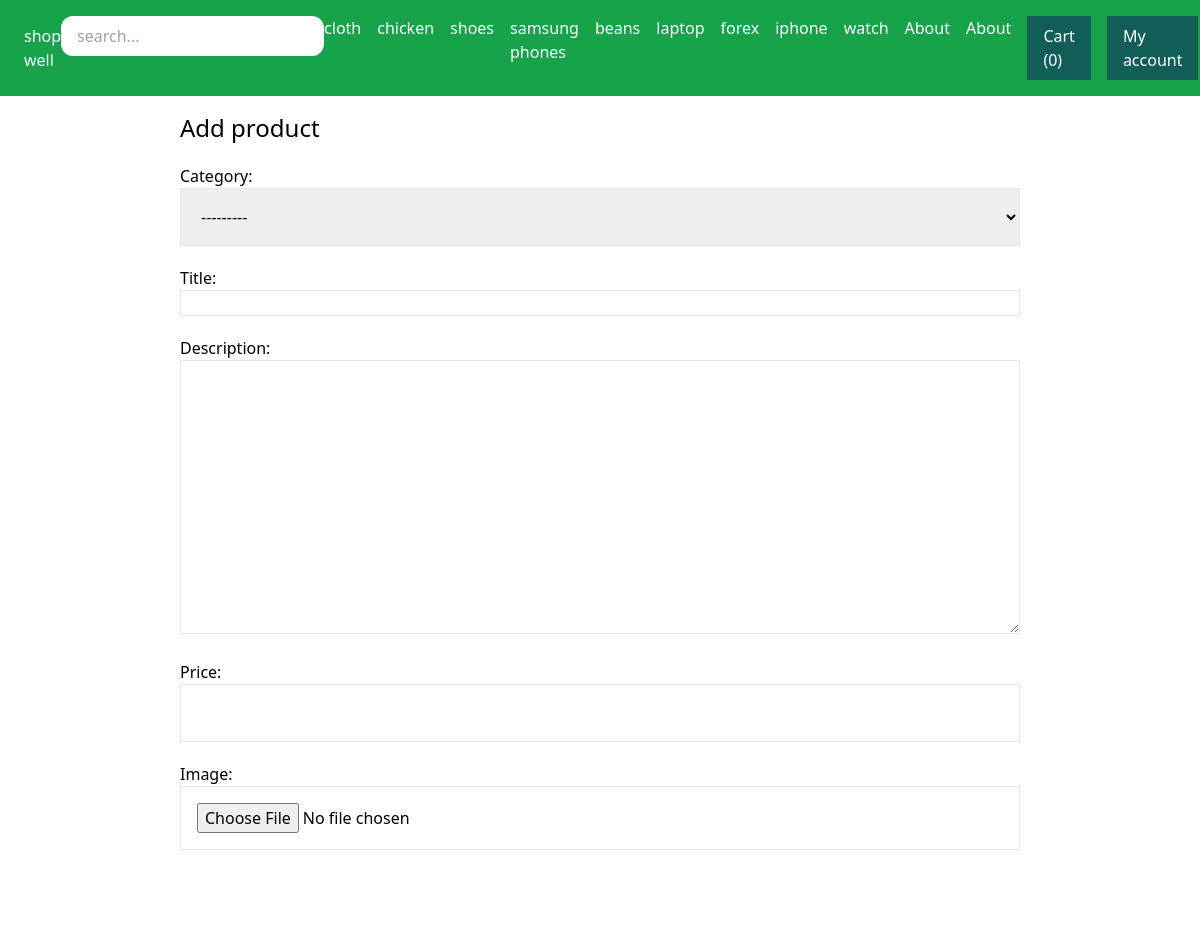
/my-store/add-product/ (signed in), run on the app's committed database.
### store/models.py (models this page shows)
class Category(models.Model):
    title = models.CharField(max_length=50)
    slug = models.SlugField(max_length=50)

### userprofile/views.py (the view)
# urls.py: path('my-store/add-product/', views.add_product, name='add_product'),
@login_required
def add_product (request):
     if request.method == 'POST':
         form = ProductForm(request.POST, request.FILES)
         if form.is_valid():
             title = request.POST.get('title')
             slug = slugify(title)
             product = form.save(commit=False)
             product.user = request.user
             product.slug = slug
             product.save()
             messages.success(request, 'The product was added!')
             return redirect('my_store')
     else:
         form = ProductForm()
     return render(request, 'userprofile/product_form.html', {
            'title': 'Add product',
            'form': form
     })

### store/forms.py
class ProductForm (forms.ModelForm):
    class Meta:
        model = Product
        fields = ('category', 'title', 'description', 'price', 'image',)
        widgets = {
            'category': forms.Select(attrs={
                'class': 'w-full p-4 border border-gray-200'
            }),
            'title': forms.TextInput(attrs={
                'class': 'w-full np-4 border border-gray-200'
            }),
            'description': forms.Textarea(attrs={
                'class': 'w-full p-4 border border-gray-200'
            }),
            'price': forms.TextInput(attrs={
                'class': 'w-full p-4 border border-gray-200'
            }),
            'image': forms.FileInput(attrs={
                'class': 'w-full p-4 border border-gray-200'
            })
        }

### store/context_processors.py (called while the page is built)
def cart(request):
    return {'cart': Cart(request)}

### store/templatetags/menu.py (called while the page is built)
@register.inclusion_tag('shop/menu.html')
def menu():
    categories = Category.objects.all()
    return {'categories': categories}

### userprofile/templates/userprofile/product_form.html (shortened to what this page needs)
    {% extends 'shop/base.html' %}
    {% block content %}
    <h1 class="text-2xl">{{ title }}</h1>
    <form method="post" action="." enctype="multipart/form-data" class="space-y-5">
        {{ form.as_p }}
        <button class="py-4 px-8 pg-teal-500 text-white hover:bg-teal-800">Submit</button>
    </form>
    {% endblock %}

### shop/templates/shop/menu.html (shortened to what this page needs)
{% for category in categories %}
  <a href="{% url 'category_detail' category.slug %}" class="text-white">{{ category.title}}</a>
{% endfor %}
<a href="{% url 'about' %}" class="text-white">About</a>

### data on the page
Category: title "cloth"
Category: title "chicken"
Category: title "shoes"
Category: title "samsung phones"
Category: title "beans"
Category: title "laptop"
Category: title "forex"
Category: title "iphone"
Category: title "watch"

### other printed values
{{ cart|length }} "0"
{{ title }} "Add product"
